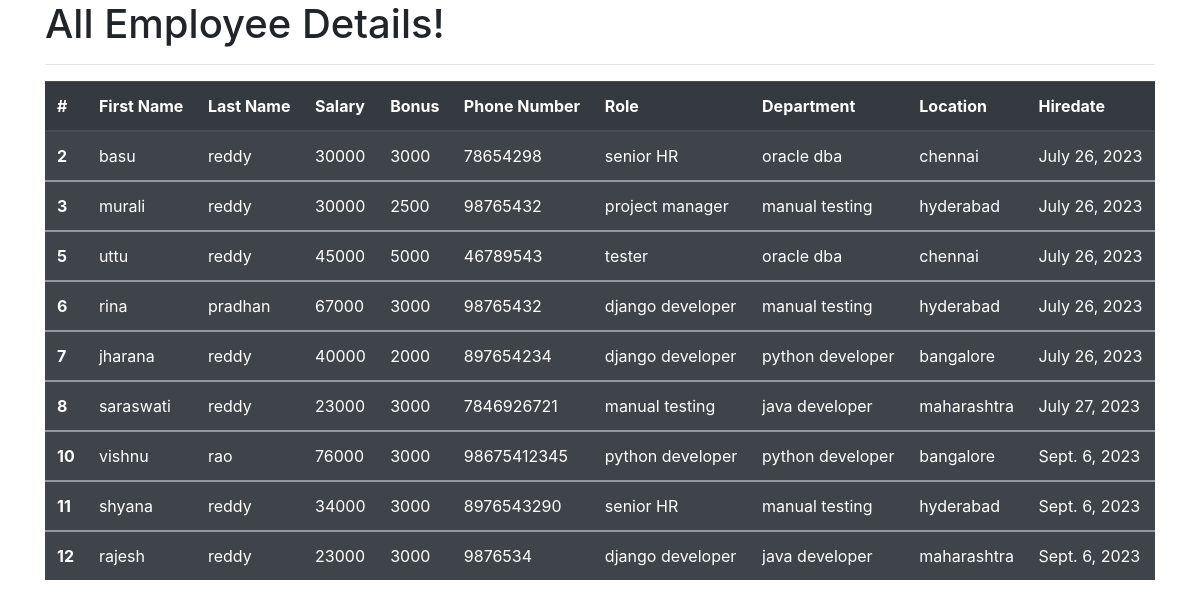
The app's page /all_emp with its own data.
### emp_app/models.py (models this page shows, shortened)
class Employee(models.Model):
    first_name = models.CharField(max_length= 100, null=False)
    last_name = models.CharField(max_length=100)
    dept = models.ForeignKey(Department, on_delete=models.CASCADE)
    salary = models.IntegerField(default=0)
    bonus = models.IntegerField(default=0)
    role = models.ForeignKey(Role, on_delete=models.CASCADE)
    phone = models.IntegerField(default=0)
    hire_date = models.DateField()
    def __str__(self):
        return "%s %s %s" %(self.first_name, self.last_name, self.phone)

class Role(models.Model):
    name = models.CharField(max_length=100, null=False)

class Department(models.Model):
    name = models.CharField(max_length= 100, null=False)
    location = models.CharField(max_length=100)

### emp_app/views.py (the view)
# urls.py: path('all_emp', views.all_emp, name ='all_emp'),
def all_emp(request):
    emps =Employee.objects.all()
    context = {
        'emps': emps
    }
    print(context)
    return render(request, 'view_all_emp.html', context)

### emp_app/templates/view_all_emp.html (shortened to what this page needs)
<!DOCTYPE html>
<html lang="en">
<head>
    <link rel="stylesheet" href="https://cdn.jsdelivr.net/npm/bootstrap@4.3.1/dist/css/bootstrap.min.css">
</head>
<body>
  <div class="container">
            <h1>All Employee Details!</h1>
      <hr>
     <table class="table table-striped table-dark">
  <thead>
    <tr>
      <th scope="col">#</th>
      <th scope="col">First Name</th>
      <th scope="col">Last Name</th>
      <th scope="col">Salary</th>
      <th scope="col">Bonus</th>
      <th scope="col">Phone Number</th>
      <th scope="col">Role</th>
      <th scope="col">Department</th>
      <th scope="col">Location</th>
      <th scope="col">Hiredate</th>
    </tr>
  </thead>
         {% for emp in emps %}
  <tbody>
    <tr>
      <th scope="row">{{emp.id}}</th>
      <td>{{emp.first_name}}</td>
      <td>{{emp.last_name}}</td>
      <td>{{emp.salary}}</td>
      <td>{{emp.bonus}}</td>
      <td>{{emp.phone}}</td>
      <td>{{emp.role.name}}</td>
      <td>{{emp.dept.name}}</td>
      <td>{{emp.dept.location}}</td>
      <td>{{emp.hire_date}}</td>
    </tr>
  </tbody>
         {% endfor %}
</table>
  </div>
  </body>
</html>

### records on screen
Employee: id "2", first_name "basu", last_name "reddy", salary "30000", bonus "3000", phone "78654298", role.name "senior HR", dept.name "oracle dba", dept.location "chennai", hire_date "July 26, 2023"
Employee: id "3", first_name "murali", last_name "reddy", salary "30000", bonus "2500", phone "98765432", role.name "project manager", dept.name "manual testing", dept.location "hyderabad", hire_date "July 26, 2023"
Employee: id "5", first_name "uttu", last_name "reddy", salary "45000", bonus "5000", phone "46789543", role.name "tester", dept.name "oracle dba", dept.location "chennai", hire_date "July 26, 2023"
Employee: id "6", first_name "rina", last_name "pradhan", salary "67000", bonus "3000", phone "98765432", role.name "django developer", dept.name "manual testing", dept.location "hyderabad", hire_date "July 26, 2023"
Employee: id "7", first_name "jharana", last_name "reddy", salary "40000", bonus "2000", phone "897654234", role.name "django developer", dept.name "python developer", dept.location "bangalore", hire_date "July 26, 2023"
Employee: id "8", first_name "saraswati", last_name "reddy", salary "23000", bonus "3000", phone "7846926721", role.name "manual testing", dept.name "java developer", dept.location "maharashtra", hire_date "July 27, 2023"
Employee: id "10", first_name "vishnu", last_name "rao", salary "76000", bonus "3000", phone "98675412345", role.name "python developer", dept.name "python developer", dept.location "bangalore", hire_date "Sept. 6, 2023"
Employee: id "11", first_name "shyana", last_name "reddy", salary "34000", bonus "3000", phone "8976543290", role.name "senior HR", dept.name "manual testing", dept.location "hyderabad", hire_date "Sept. 6, 2023"
Employee: id "12", first_name "rajesh", last_name "reddy", salary "23000", bonus "3000", phone "9876534", role.name "django developer", dept.name "java developer", dept.location "maharashtra", hire_date "Sept. 6, 2023"
